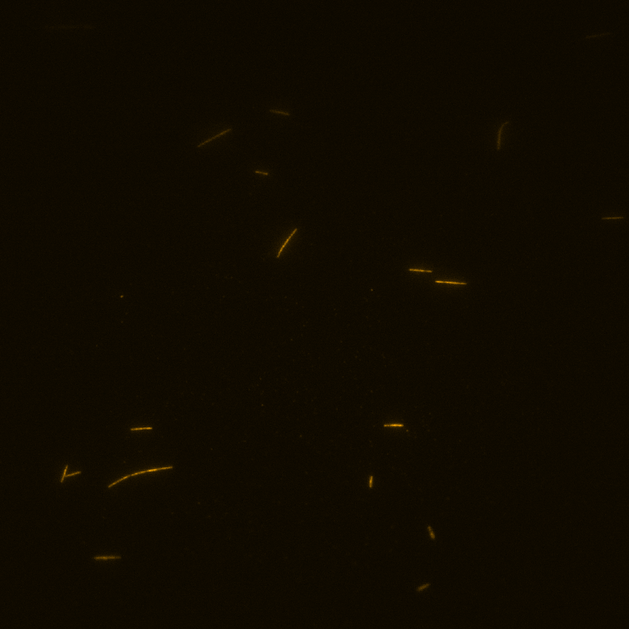
#> input picture 1.png, 629 x 629 px, shrunk from 898 x 898 before the run; its folder holds 5 pictures in this run
$ python Grayvalue_Histogramm.py   (older library calls are emulated)
#> lines starting #> are read from the running program, lines starting #| are printed output that depends on the picture
from matplotlib import pyplot as plt
import cv2


array_of_img = []
def read_directory(directory):
    # this loop is for read each image in this foder,directory_name is the foder name with images.
    for filename in os.listdir(r"./"+ directory):
        #print(filename) #just for test
        #img is used to store the image data
        tiff_image = cv2.imread(directory + "/" + filename, cv2.IMREAD_ANYCOLOR | cv2.IMREAD_ANYDEPTH)
        img = cv2.normalize(tiff_image, None, 0, 255, cv2.NORM_MINMAX, dtype=cv2.CV_8U)
        array_of_img.append(img)
        #cv2.imshow("Image", img)
        #cv2.waitKey(0)
        #print(img)


tiff_image = cv2.imread("200818_xb_reaction2_6um002_seedsc1t1.tif", cv2.IMREAD_ANYCOLOR | cv2.IMREAD_ANYDEPTH)
#image = cv2.normalize(tiff_image, None, 0, 255, cv2.NORM_MINMAX, dtype=cv2.CV_8U)
#imgsize = image.shape

image = cv2.imread("1.png")
#> image is the input picture: shape (629, 629, 3); mean B, G, R 0, 10.4, 15.9

# gray grade
gray = cv2.cvtColor(image, cv2.COLOR_BGR2GRAY)
cv2.imshow("Original",gray)

#图像直方图
hist = cv2.calcHist([gray],[0],None,[256],[0,256])
#> hist = 256 values, max 104683 at index 10, min 0 at index 0, mean 1545.5

plt.figure()#新建一个图像
plt.title("Grayscale Histogram")#图像的标题
plt.xlabel("Bins")#X轴标签
plt.ylabel("# of Pixels")#Y轴标签
plt.plot(hist)#画图
plt.xlim([0,256])#设置x坐标轴范围
plt.show()#显示图像
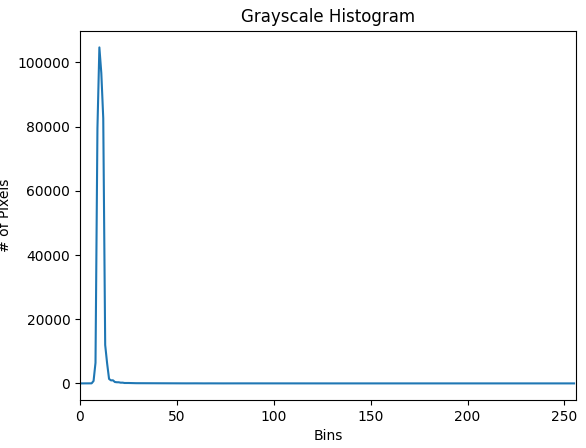
#> figure drawn by matplotlib, 1 panel; curve peaks at x = 10, y = 104683
